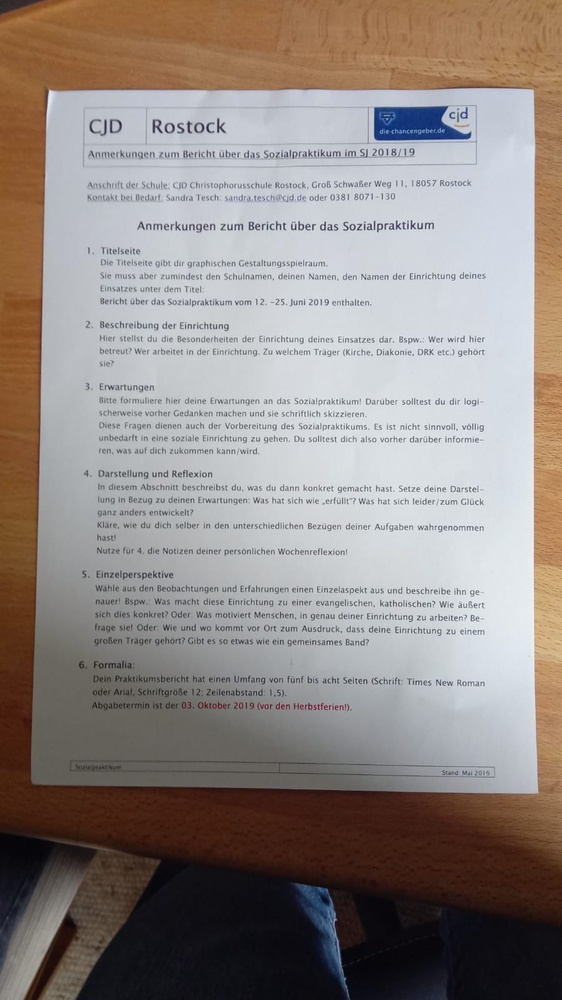
#> input picture document-scanner/test.jpeg, 562 x 1000 px, shrunk from 899 x 1599 before the run
$ python Text_Scanner.py --image document-scanner/test.jpeg
#> lines starting #> are read from the running program, lines starting #| are printed output that depends on the picture; after the words box and inside, x2 and y2 are one past the last pixel; in counts of white or black regions, pixels touching at a corner belong together
import cv2
import imutils
import numpy as np
import pytesseract
import argparse

# Funktion erstellt durch Adrian Rosebrock @pyimagesearch
def order_points(pts):
    # initialzie a list of coordinates that will be ordered
    # such that the first entry in the list is the top-left,
    # the second entry is the top-right, the third is the
    # bottom-right, and the fourth is the bottom-left
    rect = np.zeros((4, 2), dtype="float32")

    # the top-left point will have the smallest sum, whereas
    # the bottom-right point will have the largest sum
    s = pts.sum(axis=1)
    rect[0] = pts[np.argmin(s)]
    rect[2] = pts[np.argmax(s)]

    # now, compute the difference between the points, the
    # top-right point will have the smallest difference,
    # whereas the bottom-left will have the largest difference
    diff = np.diff(pts, axis=1)
    rect[1] = pts[np.argmin(diff)]
    rect[3] = pts[np.argmax(diff)]

    # return the ordered coordinates
    return rect

# Funktion erstellt durch Adrian Rosebrock @pyimagesearch
def four_point_transform(image, pts):
    # obtain a consistent order of the points and unpack them
    # individually
    rect = order_points(pts)
    (tl, tr, br, bl) = rect

    # compute the width of the new image, which will be the
    # maximum distance between bottom-right and bottom-left
    # x-coordiates or the top-right and top-left x-coordinates
    widthA = np.sqrt(((br[0] - bl[0]) ** 2) + ((br[1] - bl[1]) ** 2))
    widthB = np.sqrt(((tr[0] - tl[0]) ** 2) + ((tr[1] - tl[1]) ** 2))
    maxWidth = max(int(widthA), int(widthB))

    # compute the height of the new image, which will be the
    # maximum distance between the top-right and bottom-right
    # y-coordinates or the top-left and bottom-left y-coordinates
    heightA = np.sqrt(((tr[0] - br[0]) ** 2) + ((tr[1] - br[1]) ** 2))
    heightB = np.sqrt(((tl[0] - bl[0]) ** 2) + ((tl[1] - bl[1]) ** 2))
    maxHeight = max(int(heightA), int(heightB))

    # now that we have the dimensions of the new image, construct
    # the set of destination points to obtain a "birds eye view",
    # (i.e. top-down view) of the image, again specifying points
    # in the top-left, top-right, bottom-right, and bottom-left
    # order
    dst = np.array([
        [0, 0],
        [maxWidth - 1, 0],
        [maxWidth - 1, maxHeight - 1],
        [0, maxHeight - 1]], dtype="float32")

    # compute the perspective transform matrix and then apply it
    M = cv2.getPerspectiveTransform(rect, dst)
    warped = cv2.warpPerspective(image, M, (maxWidth, maxHeight))

    # return the warped image
    return warped


def getWarped(imgPath):
#> called with imgPath = 'document-scanner/test.jpeg'
    image = cv2.imread(imgPath)
#> image is the input picture: shape (1000, 562, 3); mean B, G, R 133.1, 137.1, 145.9
    ratio = image.shape[0] / image.shape[1]
#> ratio = 1.78
    orig = image.copy()

    # Blur + Canny-Kantenerkennung
    image = cv2.GaussianBlur(image, (5, 5), 0)
    edged = cv2.Canny(image, 75, 200)
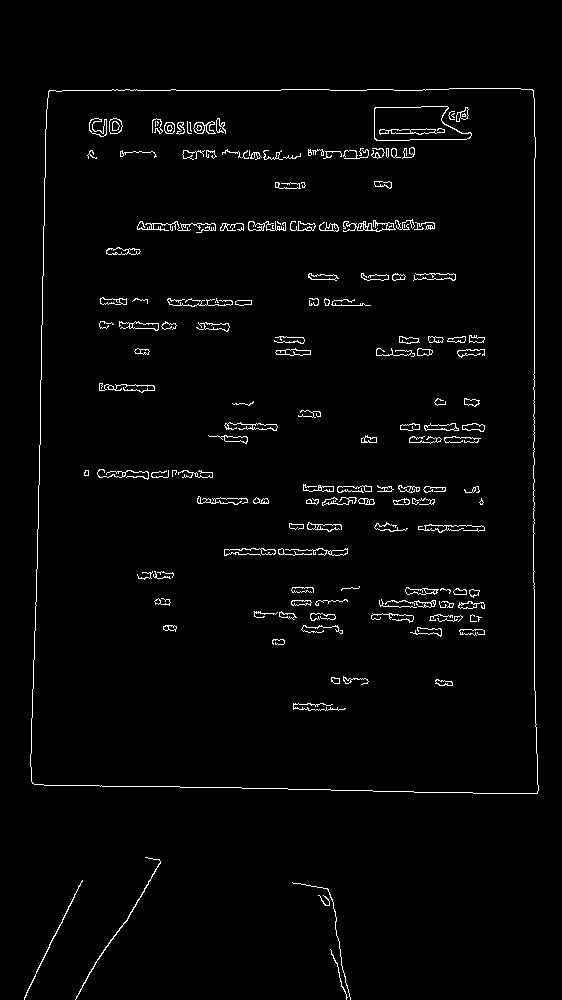
#> edged: shape (1000, 562); 2.2% white in thin lines or dots, all inside (x1, y1, x2, y2) = (24, 88, 539, 1000)

    # Alle Konturen finden
    cnts = cv2.findContours(edged.copy(), cv2.RETR_LIST, cv2.CHAIN_APPROX_SIMPLE)
#> cnts = 296 contours, 137 with area under 20; largest, box (x1, y1, x2, y2) and area: (30, 88, 539, 794) 346310, (30, 88, 539, 794) 346306, (374, 106, 472, 141) 2544, (374, 106, 472, 141) 2519, (379, 128, 445, 135) 202
    cnts = imutils.grab_contours(cnts)

    # Nur die größten 5 extrahieren
    cnts = sorted(cnts, key=cv2.contourArea, reverse=True)[:5]
#> cnts = 5 contours; box (x1, y1, x2, y2) and area: (30, 88, 539, 794) 346310, (30, 88, 539, 794) 346306, (374, 106, 472, 141) 2544, (374, 106, 472, 141) 2519, (379, 128, 445, 135) 202

    success = False

    for c in cnts:
        # Kontur vereinfachen
        peri = cv2.arcLength(c, True)
        approx = cv2.approxPolyDP(c, 0.02 * peri, True)

        # Viereckiige Kontur finden
        if len(approx) == 4:
            screenCnt = approx
            success = True
            break
#> this loop made 1 pass
#> (peri, screenCnt, success) on pass 1: (2435.1, [[532, 89], [48, 91], [32, 783], [537, 793]], True)

    if not success:
        print("Ging nich... :(")
        return orig

    # Funktion verwenden, um die Perspektive zu ändern
    warped = four_point_transform(orig, screenCnt.reshape(4, 2) * ratio)
#> in order_points, `s = pts.sum(axis=1)`: s = [1105, 247.3, 1450.2, 2366.5]
#> in order_points, `diff = np.diff(pts, axis=1)`: diff = [-788.3, 76.51, 1336.3, 455.5]
#> in four_point_transform, `rect = order_points(pts)`: rect = [[85.41, 161.9], [946.6, 158.4], [955.5, 1411], [56.94, 1393.2]]
#> in four_point_transform, `(tl, tr, br, bl) = rect`: tl = [85.41, 161.9]; tr = [946.6, 158.4]; br = [955.5, 1411]; bl = [56.94, 1393.2]
#> in four_point_transform, `widthA = np.sqrt(((br[0] - bl[0]) ** 2) + ((br[1] - bl[1]) ** 2))`: widthA = 898.8
#> in four_point_transform, `widthB = np.sqrt(((tr[0] - tl[0]) ** 2) + ((tr[1] - tl[1]) ** 2))`: widthB = 861.2
#> in four_point_transform, `maxWidth = max(int(widthA), int(widthB))`: maxWidth = 898
#> in four_point_transform, `heightA = np.sqrt(((tr[0] - br[0]) ** 2) + ((tr[1] - br[1]) ** 2))`: heightA = 1252.7
#> in four_point_transform, `heightB = np.sqrt(((tl[0] - bl[0]) ** 2) + ((tl[1] - bl[1]) ** 2))`: heightB = 1231.6
#> in four_point_transform, `maxHeight = max(int(heightA), int(heightB))`: maxHeight = 1252
#> in four_point_transform, `dst = np.array([ [0, 0], [maxWidth - 1, 0], [maxWidth - 1, maxHeight -..`: dst = [[0, 0], [897, 0], [897, 1251], [0, 1251]]
#> in four_point_transform, `M = cv2.getPerspectiveTransform(rect, dst)`: M = [[1.07, 0.0247, -95.13], [0.00441, 1.07, -173.3], [1.97e-05, 3.58e-05, 1]]
#> in four_point_transform, `warped = cv2.warpPerspective(image, M, (maxWidth, maxHeight))`:
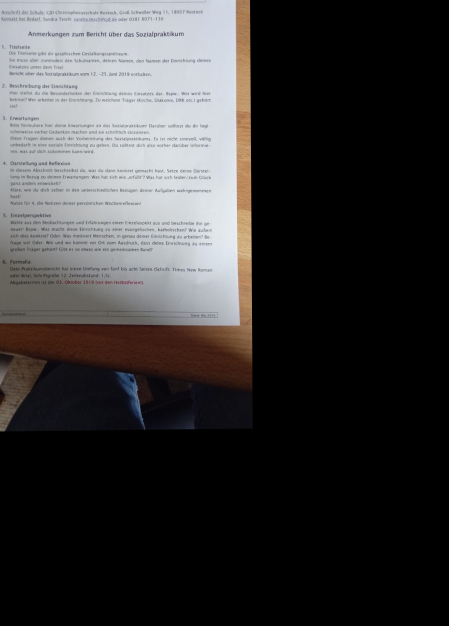
#> warped: shape (1252, 898, 3) (shown at 1/2 size); mean B, G, R 55.6, 55.4, 56.6

    # Wenn das erstellte Bild hell ist, ist es mit höchster Wahrscheinlichkeit Papier
    if getDominantBrightness(warped) > 100:
#> in getDominantBrightness, `compactness, labels, centers = cv2.kmeans(data, 1, None, criteria, 10,..`: compactness = 2.41e+10; centers = [[55.58, 55.38, 56.64]]
#> in getDominantBrightness, `dominant = np.uint8([[centers[0]]])`: dominant = [[55, 55, 56]]
#> in getDominantBrightness, `dominant = cv2.cvtColor(dominant, cv2.COLOR_BGR2HSV)`: dominant = [[0, 5, 56]]
        print("Eine Seite wurde gefunden")
        return warped
    else:
        # Ansonsten wahrscheinlich ein Bild
        print("Kein ganzes, weißes Blatt gefunden")
        return orig


def getDominantBrightness(img):
    # Für numpy convertieren
    data = np.reshape(img, (-1, 3))
    data = np.float32(data)
    criteria = (cv2.TERM_CRITERIA_EPS + cv2.TERM_CRITERIA_MAX_ITER, 10, 1.0)
    flags = cv2.KMEANS_RANDOM_CENTERS
    compactness, labels, centers = cv2.kmeans(data, 1, None, criteria, 10, flags)
    # In uint8 array konvertieren -> Farbe
    dominant = np.uint8([[centers[0]]])

    dominant = cv2.cvtColor(dominant, cv2.COLOR_BGR2HSV)

    return dominant[0][0][2]


ap = argparse.ArgumentParser()
ap.add_argument("-i", "--image", type=str,
                help="path to input image")
args = vars(ap.parse_args())

img = getWarped(args["image"])
cv2.imwrite("output_warped.png", img)
img = cv2.cvtColor(img, cv2.COLOR_BGR2GRAY)
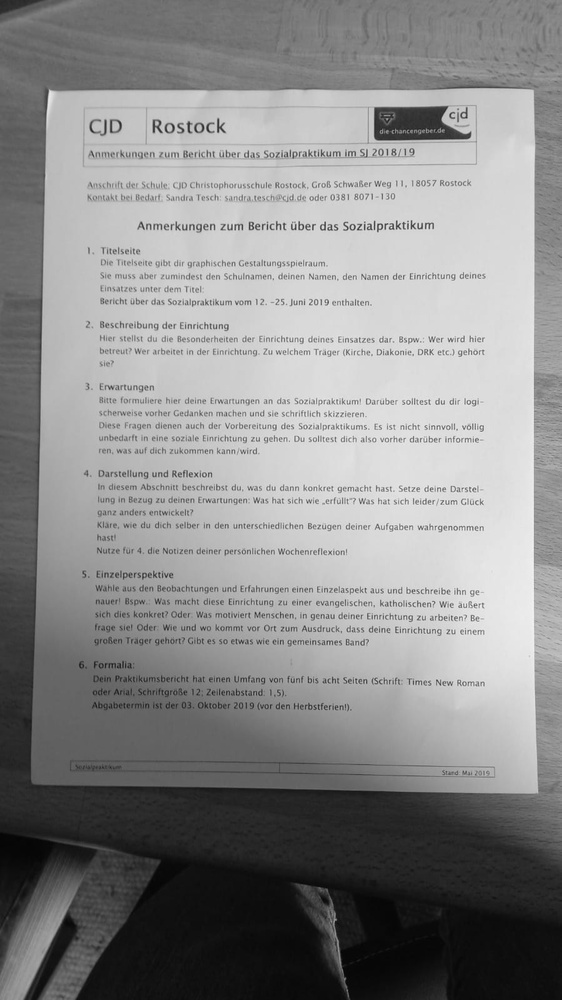
#> img: shape (1000, 562); min 3, max 254, mean 139.3

img = cv2.medianBlur(img, 3)
img = cv2.cvtColor(img, cv2.COLOR_GRAY2BGR)
#> img: shape (1000, 562, 3)
config = "-l deu --oem 1 --psm 7"
#> (the run stopped early here; a loop or call above may not have finished)
